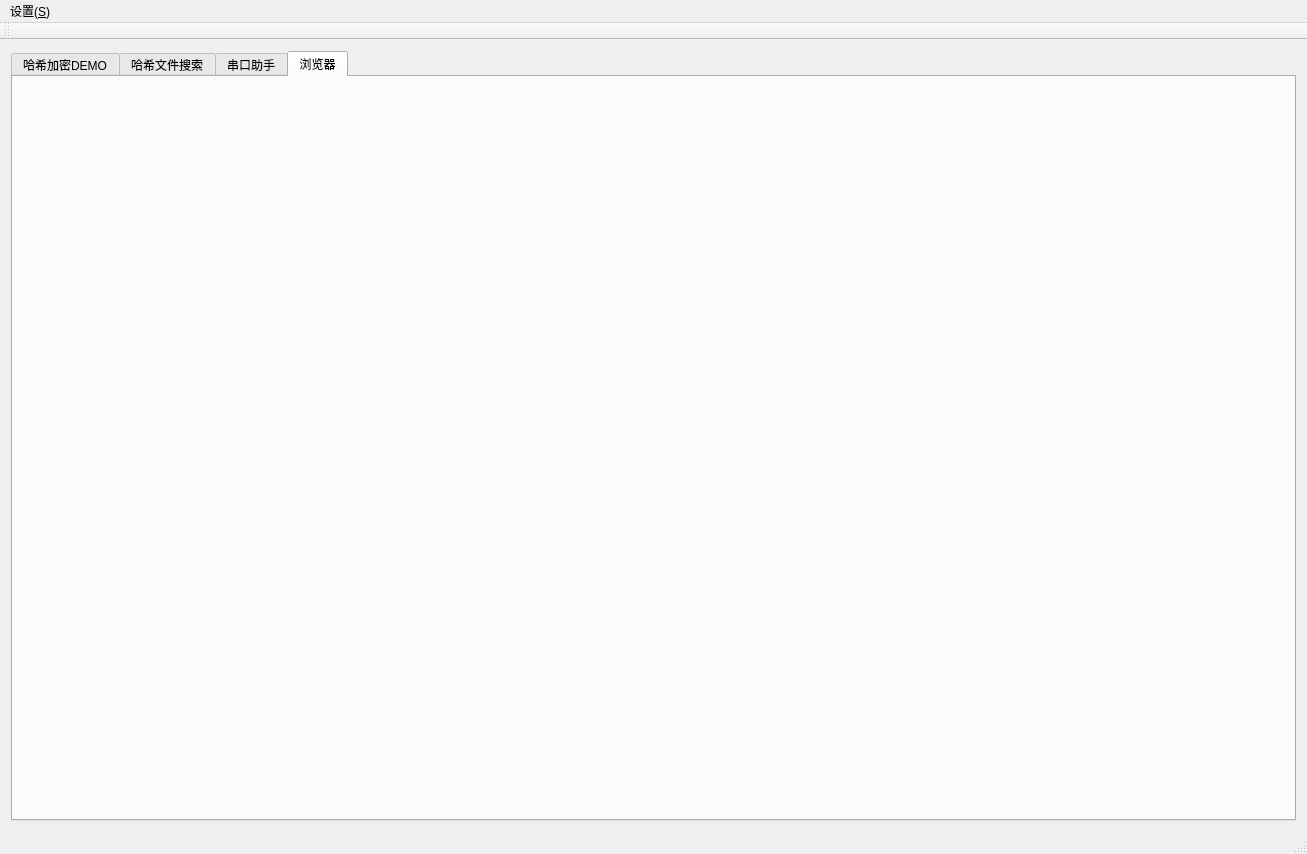
<?xml version="1.0" encoding="UTF-8"?>
<ui version="4.0">
 <class>MainWindow</class>
 <widget class="QMainWindow" name="MainWindow">
  <property name="geometry">
   <rect>
    <x>0</x>
    <y>0</y>
    <width>1307</width>
    <height>854</height>
   </rect>
  </property>
  <property name="windowTitle">
   <string>MainWindow</string>
  </property>
  <widget class="QWidget" name="centralWidget">
   <layout class="QGridLayout" name="gridLayout_2">
    <item row="0" column="0">
     <widget class="QTabWidget" name="tabWidget">
      <property name="currentIndex">
       <number>3</number>
      </property>
      <widget class="QWidget" name="tab">
       <attribute name="title">
        <string>哈希加密DEMO</string>
       </attribute>
       <widget class="QTextEdit" name="textEdit_2">
        <property name="geometry">
         <rect>
          <x>180</x>
          <y>190</y>
          <width>657</width>
          <height>151</height>
         </rect>
        </property>
       </widget>
       <widget class="QLabel" name="label">
        <property name="geometry">
         <rect>
          <x>50</x>
          <y>50</y>
          <width>51</width>
          <height>61</height>
         </rect>
        </property>
        <property name="text">
         <string>文件</string>
        </property>
       </widget>
       <widget class="QLabel" name="label_2">
        <property name="geometry">
         <rect>
          <x>40</x>
          <y>240</y>
          <width>71</width>
          <height>61</height>
         </rect>
        </property>
        <property name="text">
         <string>哈希值</string>
        </property>
       </widget>
       <widget class="QPushButton" name="pushButton">
        <property name="geometry">
         <rect>
          <x>50</x>
          <y>580</y>
          <width>204</width>
          <height>84</height>
         </rect>
        </property>
        <property name="minimumSize">
         <size>
          <width>195</width>
          <height>84</height>
         </size>
        </property>
        <property name="maximumSize">
         <size>
          <width>247</width>
          <height>76</height>
         </size>
        </property>
        <property name="text">
         <string>Compare</string>
        </property>
       </widget>
       <widget class="QComboBox" name="comboBox_code">
        <property name="geometry">
         <rect>
          <x>50</x>
          <y>680</y>
          <width>209</width>
          <height>37</height>
         </rect>
        </property>
        <property name="minimumSize">
         <size>
          <width>191</width>
          <height>20</height>
         </size>
        </property>
        <property name="maximumSize">
         <size>
          <width>230</width>
          <height>37</height>
         </size>
        </property>
        <item>
         <property name="text">
          <string>MD5</string>
         </property>
        </item>
        <item>
         <property name="text">
          <string>SHA1</string>
         </property>
        </item>
        <item>
         <property name="text">
          <string>SHA224</string>
         </property>
        </item>
        <item>
         <property name="text">
          <string>SHA256</string>
         </property>
        </item>
        <item>
         <property name="text">
          <string>SHA384</string>
         </property>
        </item>
        <item>
         <property name="text">
          <string>SHA512</string>
         </property>
        </item>
       </widget>
      </widget>
      <widget class="QWidget" name="tab_2">
       <attribute name="title">
        <string>哈希文件搜索</string>
       </attribute>
       <widget class="QLabel" name="md5label">
        <property name="geometry">
         <rect>
          <x>320</x>
          <y>140</y>
          <width>700</width>
          <height>31</height>
         </rect>
        </property>
        <property name="minimumSize">
         <size>
          <width>700</width>
          <height>31</height>
         </size>
        </property>
        <property name="text">
         <string>md5</string>
        </property>
       </widget>
       <widget class="QLabel" name="label_3">
        <property name="geometry">
         <rect>
          <x>70</x>
          <y>150</y>
          <width>601</width>
          <height>20</height>
         </rect>
        </property>
        <property name="minimumSize">
         <size>
          <width>601</width>
          <height>20</height>
         </size>
        </property>
        <property name="text">
         <string>MD5:</string>
        </property>
       </widget>
       <widget class="QLabel" name="label_4">
        <property name="geometry">
         <rect>
          <x>80</x>
          <y>100</y>
          <width>671</width>
          <height>18</height>
         </rect>
        </property>
        <property name="minimumSize">
         <size>
          <width>671</width>
          <height>18</height>
         </size>
        </property>
        <property name="text">
         <string>File:</string>
        </property>
       </widget>
       <widget class="QLabel" name="filelabel">
        <property name="geometry">
         <rect>
          <x>320</x>
          <y>100</y>
          <width>621</width>
          <height>31</height>
         </rect>
        </property>
        <property name="minimumSize">
         <size>
          <width>621</width>
          <height>31</height>
         </size>
        </property>
        <property name="text">
         <string>file</string>
        </property>
       </widget>
       <widget class="QCommandLinkButton" name="commandLinkButton">
        <property name="geometry">
         <rect>
          <x>60</x>
          <y>670</y>
          <width>185</width>
          <height>41</height>
         </rect>
        </property>
        <property name="minimumSize">
         <size>
          <width>185</width>
          <height>41</height>
         </size>
        </property>
        <property name="text">
         <string>打开MD5存放文件夹</string>
        </property>
       </widget>
       <widget class="QListWidget" name="dirlistWidget">
        <property name="geometry">
         <rect>
          <x>80</x>
          <y>330</y>
          <width>256</width>
          <height>192</height>
         </rect>
        </property>
       </widget>
       <widget class="QListWidget" name="exitlistWidget">
        <property name="geometry">
         <rect>
          <x>420</x>
          <y>350</y>
          <width>256</width>
          <height>192</height>
         </rect>
        </property>
       </widget>
      </widget>
      <widget class="QWidget" name="tab_3">
       <attribute name="title">
        <string>串口助手</string>
       </attribute>
       <widget class="QDateTimeEdit" name="dateTimeEdit">
        <property name="geometry">
         <rect>
          <x>1080</x>
          <y>0</y>
          <width>194</width>
          <height>22</height>
         </rect>
        </property>
       </widget>
       <widget class="QWidget" name="verticalLayoutWidget">
        <property name="geometry">
         <rect>
          <x>0</x>
          <y>80</y>
          <width>271</width>
          <height>571</height>
         </rect>
        </property>
        <layout class="QVBoxLayout" name="verticalLayout">
         <item>
          <widget class="QCommandLinkButton" name="commandLinkButton_2">
           <property name="text">
            <string>打开串口助手</string>
           </property>
           <property name="icon">
            <iconset resource="basictransceiver.qrc">
             <normaloff>:/images/USB.png</normaloff>:/images/USB.png</iconset>
           </property>
          </widget>
         </item>
         <item>
          <widget class="QCommandLinkButton" name="commandLinkButton_6">
           <property name="text">
            <string>运动检测DEMO</string>
           </property>
           <property name="icon">
            <iconset resource="basictransceiver.qrc">
             <normaloff>:/images/view.png</normaloff>:/images/view.png</iconset>
           </property>
          </widget>
         </item>
         <item>
          <widget class="QCommandLinkButton" name="commandLinkButton_7">
           <property name="text">
            <string>基于颜色的运动追踪DEMO</string>
           </property>
           <property name="icon">
            <iconset resource="basictransceiver.qrc">
             <normaloff>:/images/sport.png</normaloff>:/images/sport.png</iconset>
           </property>
          </widget>
         </item>
         <item>
          <widget class="QCommandLinkButton" name="commandLinkButton_3">
           <property name="text">
            <string>OpenCV人脸识别DEMO</string>
           </property>
           <property name="icon">
            <iconset resource="basictransceiver.qrc">
             <normaloff>:/images/face.png</normaloff>:/images/face.png</iconset>
           </property>
          </widget>
         </item>
         <item>
          <widget class="QCommandLinkButton" name="commandLinkButton_4">
           <property name="text">
            <string>蓝牙助手</string>
           </property>
           <property name="icon">
            <iconset resource="basictransceiver.qrc">
             <normaloff>:/images/bluetooth.png</normaloff>:/images/bluetooth.png</iconset>
           </property>
          </widget>
         </item>
         <item>
          <widget class="QCommandLinkButton" name="commandLinkButton_5">
           <property name="text">
            <string>CommandLinkButton</string>
           </property>
           <property name="icon">
            <iconset resource="basictransceiver.qrc">
             <normaloff>:/images/disconnect.png</normaloff>:/images/disconnect.png</iconset>
           </property>
          </widget>
         </item>
        </layout>
       </widget>
      </widget>
      <widget class="QWidget" name="tab_4">
       <attribute name="title">
        <string>浏览器</string>
       </attribute>
      </widget>
     </widget>
    </item>
   </layout>
  </widget>
  <widget class="QMenuBar" name="menuBar">
   <property name="geometry">
    <rect>
     <x>0</x>
     <y>0</y>
     <width>1307</width>
     <height>21</height>
    </rect>
   </property>
   <widget class="QMenu" name="menu">
    <property name="title">
     <string>设置(&amp;S)</string>
    </property>
    <widget class="QMenu" name="menu_I">
     <property name="title">
      <string>界面风格(&amp;I)</string>
     </property>
     <addaction name="actionFusion"/>
     <addaction name="actionWindows"/>
     <addaction name="actionMotif"/>
     <addaction name="actionCde"/>
    </widget>
    <addaction name="separator"/>
    <addaction name="menu_I"/>
   </widget>
   <addaction name="menu"/>
  </widget>
  <widget class="QToolBar" name="mainToolBar">
   <attribute name="toolBarArea">
    <enum>TopToolBarArea</enum>
   </attribute>
   <attribute name="toolBarBreak">
    <bool>false</bool>
   </attribute>
  </widget>
  <widget class="QStatusBar" name="statusBar"/>
  <action name="actionK">
   <property name="text">
    <string>K</string>
   </property>
  </action>
  <action name="actionA">
   <property name="text">
    <string>A</string>
   </property>
  </action>
  <action name="actionFusion">
   <property name="text">
    <string>Fusion</string>
   </property>
  </action>
  <action name="actionWindows">
   <property name="text">
    <string>Windows</string>
   </property>
  </action>
  <action name="actionMotif">
   <property name="text">
    <string>Macintosh</string>
   </property>
  </action>
  <action name="actionCde">
   <property name="text">
    <string>Windowsvista</string>
   </property>
  </action>
  <action name="actionPlastique">
   <property name="text">
    <string>Plastique</string>
   </property>
  </action>
  <action name="actionCleanlooks">
   <property name="text">
    <string>Cleanlooks</string>
   </property>
  </action>
 </widget>
 <layoutdefault spacing="6" margin="11"/>
 <tabstops>
  <tabstop>comboBox_code</tabstop>
  <tabstop>pushButton</tabstop>
  <tabstop>textEdit_2</tabstop>
 </tabstops>
 <resources>
  <include location="basictransceiver.qrc"/>
 </resources>
 <connections/>
</ui>
